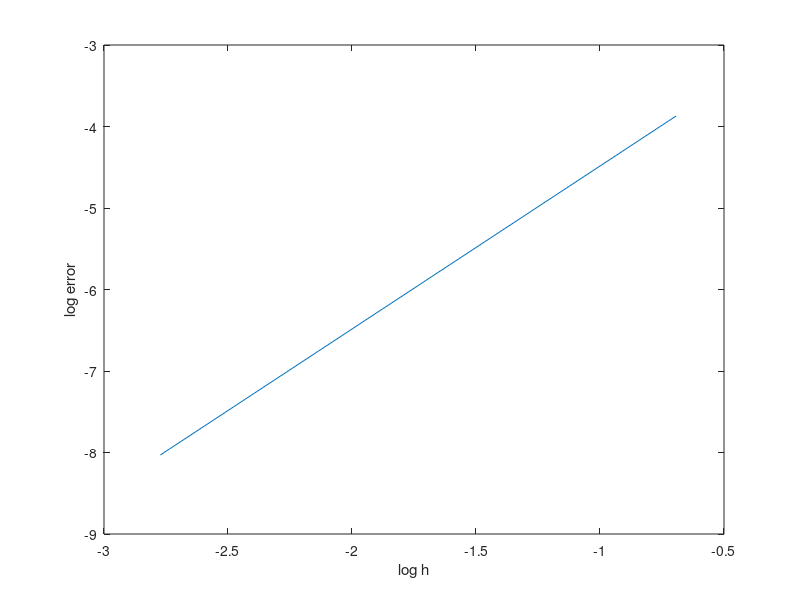

MATLAB code for this plot: (Note: this script raises an error after producing the figure.)
clc;
clear all;
close all;
Llist = 1:4;

for L = Llist
    h = 2^(-L);
    F = h*ones(2^L-1,1);
    
    A = diag(2*ones(2^L-1,1)) - diag(ones(2^L-2,1),1)- diag(ones(2^L-2,1),-1);
    A = 1/h*A;
    c=(A'*A)^(-1)*(A')*F;

    error(L) = 1/12 - h * sum(c);
end

hList = 2.^(-Llist);
plot(log(hList),log(error));
xlabel('log h');
ylabel('log error');

LinearModel.fit(log(hList)', log(error))

u = zeros(2^L-1,1);
for i=1:(2^L-1)
    u(i)=1/2 * (i*2^(-L)-(i*2^(-L))^2);
end
x = 1:(2^L-1);
x = 2^(-L)*x;
figure;
plot(x,c,'r-*');
hold on;
plot(x,u,'b--');
hold off;
legend('finite element','exact')
